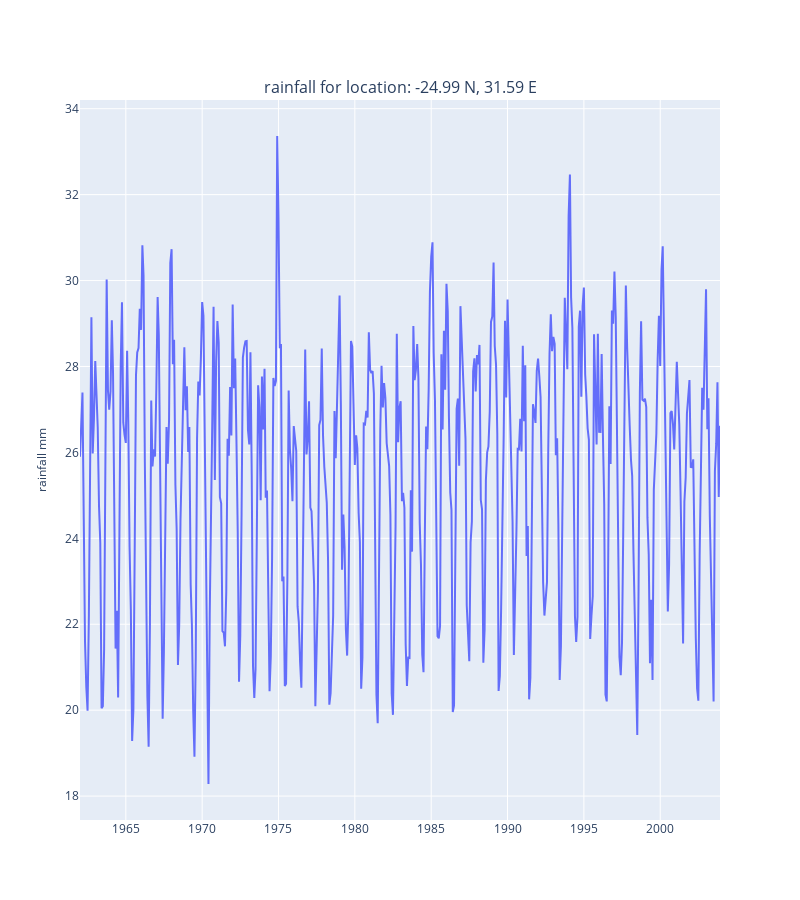

The notebook cell saved with this chart:
### Code cell
dfplot = df.loc[(df['latitude']==lat) & (df['longitude']==lon), var]

infostr = ' for location: ' + str(lat) + ' N, ' + str(lon) + ' E' 

fig = make_subplots(rows=1, cols=1, shared_xaxes=True, \
                   subplot_titles = [var + infostr],
                   vertical_spacing = 0.05)
fig.add_trace(
    go.Scatter(x=times, y=tmax[ix,iy,:], showlegend=False), 
    row=1, col=1) 

fig.update_layout(
    autosize=False,
    width=800,
    height=900)
fig.update_yaxes(title_text= var + " " + unit, row=1, col=1)
fig.for_each_yaxis(lambda axis: axis.title.update(font=dict(size=12)))
fig.show()

### Figure 1 — Plotly figure (JSON) as saved in the notebook; plotly's stock layout.template omitted (floating-point values rounded to 4 significant figures; data arrays with more than 128 entries replaced by an {"elided": "..."} marker saying what was removed)
{"data": [{"showlegend": false, "type": "scatter", "x": {"elided": "504 str values"}, "xaxis": "x", "y": {"elided": "504 float values"}, "yaxis": "y"}], "layout": {"annotations": [{"font": {"size": 16}, "showarrow": false, "text": "rainfall for location: -24.99 N, 31.59 E", "x": 0.5, "xanchor": "center", "xref": "paper", "y": 1, "yanchor": "bottom", "yref": "paper"}], "autosize": false, "height": 900, "width": 800, "xaxis": {"anchor": "y", "domain": [0, 1]}, "yaxis": {"anchor": "x", "domain": [0, 1], "title": {"font": {"size": 12}, "text": "rainfall mm"}}}}
